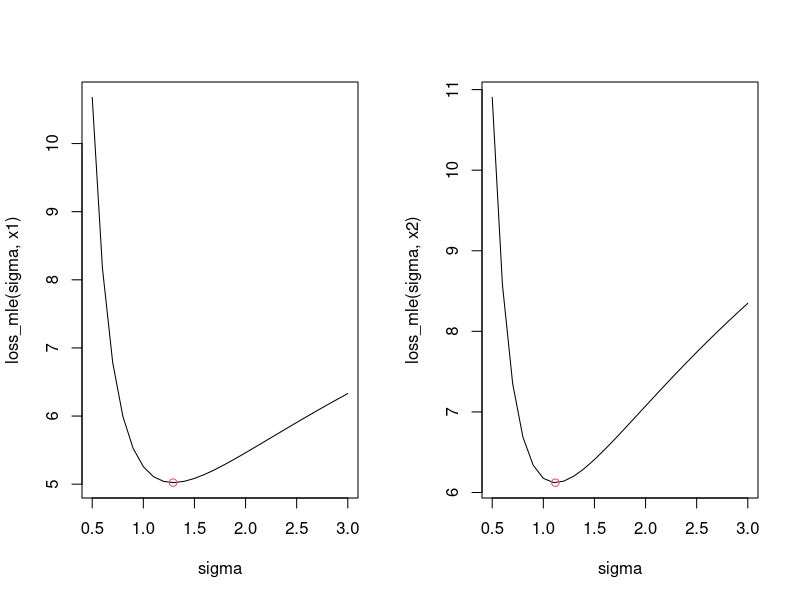
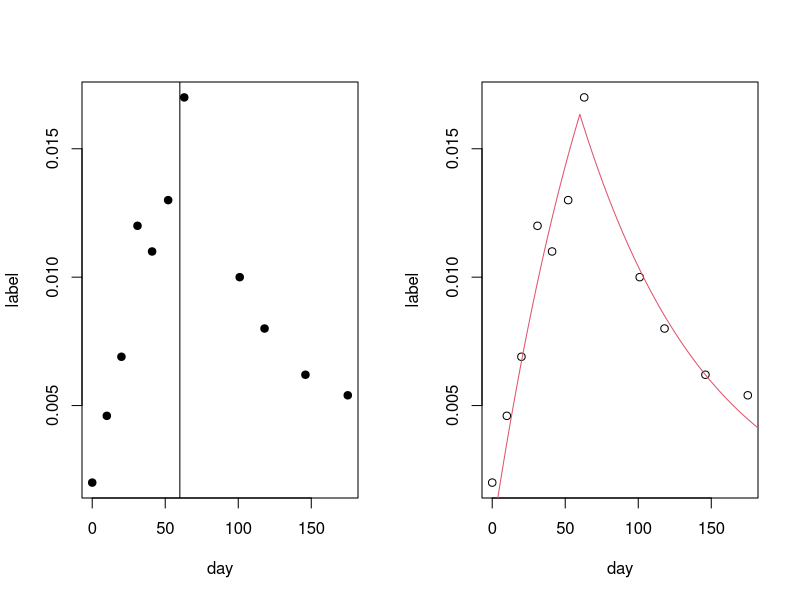
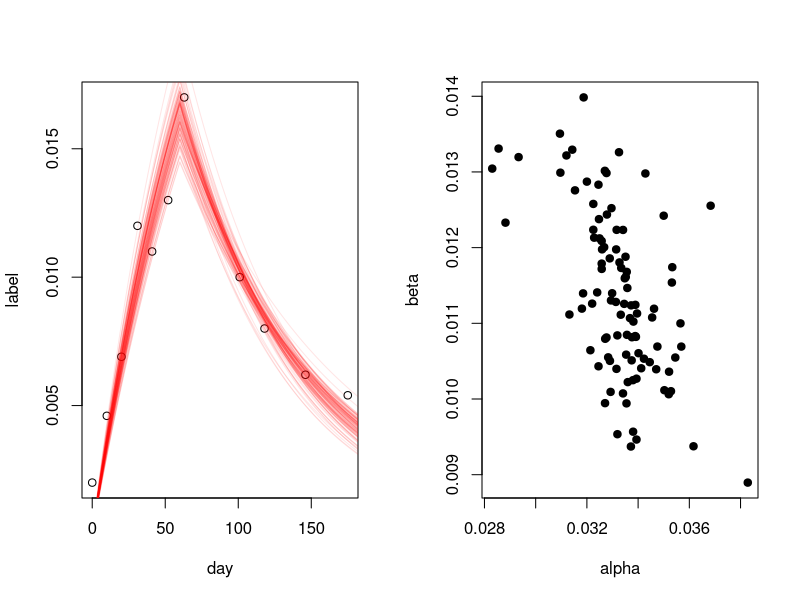
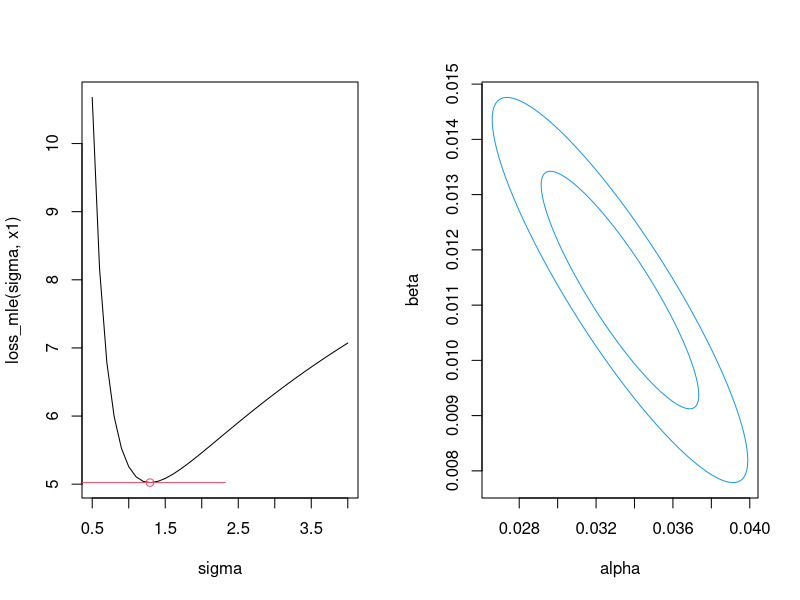
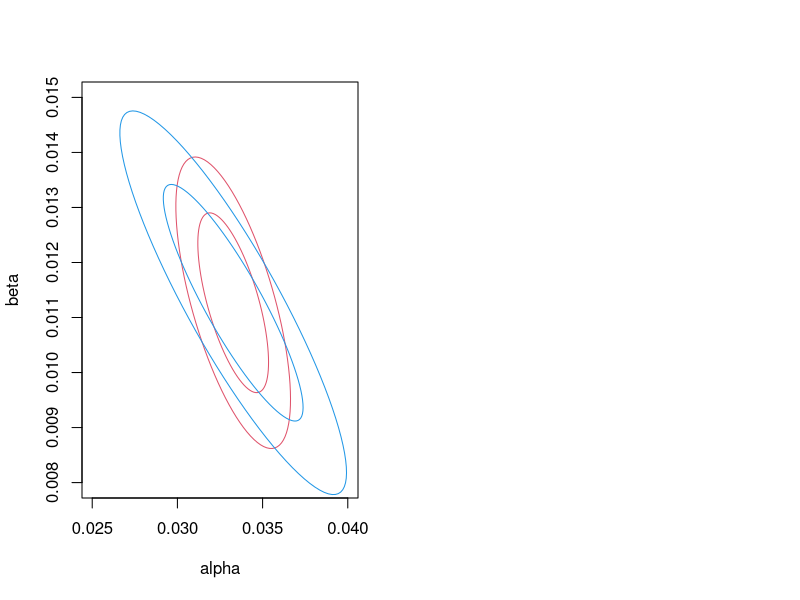

Write R code to recreate these figures, in order.
## ---- chunk 1
            knitr::knit_hooks$set(par = function(before, options, envir) {
  if (before && !is.null(options$par)) {
    par(options$par)
  }
})
knitr::opts_chunk$set(par = list(bty="l", pch=19))
            
## ---- chunk 2
x1 <- c(-2,0,1); x2 <- c(-2,0,0,1)
loss_mle <- Vectorize(function(sigma, x){
	sum( -dnorm( x, 0, sigma, log=TRUE ) )
}, "sigma")

fit1 <- nlm( function(sigma) loss_mle(sigma,x1), 1 )
fit2 <- nlm( function(sigma) loss_mle(sigma,x2), 1 )
## ---- chunk 3
par(mfrow=c(1,2))
sigma <- seq(0.5,3,by=.1)
plot( sigma, loss_mle(sigma,x1), type='l' )
points( fit1$e, fit1$m, col=2 )
plot( sigma, loss_mle(sigma,x2), type='l' )
points( fit2$e, fit2$m, col=2 )
## ---- chunk 4
day <- c(0, 10, 20, 31, 41, 52, 63, 101, 118, 146, 175)
label <- c(0.2, 0.46, 0.69, 1.2, 1.1, 1.3, 1.7, 1, 0.8, 0.62, 0.54)/100
n <- 11
plot( day, label, pch=19, type="p" ); abline( v=60 )
## ---- chunk 5
day <- c(0, 10, 20, 31, 41, 52, 63, 101, 118, 146, 175)
label <- c(.2,.46,.69, 1.2, 1.1, 1.3, 1.7, 1,.8, .62, .54)/100
n <- 11
## ---- chunk 6
model <- function(x, th=c(.015,.05), T=60 ){
   th[1]*(1-exp(-th[2]*pmin(x,T)))*
   		exp(-th[2]*(pmax(x,T)-T))
}
## ---- chunk 7
# Negative log-likelihood for use as loss
loss_nll <- function( x, y, th ){
  resid <- y-model( x, th ); sigma <- sd( resid )
  sum( - dnorm( resid, 0, sigma, log=TRUE ) )
}
## ---- chunk 8
# Fit model to data and plot the fit
loss_nll_bound <- function( th ) loss_nll( day, label, th )
ls_fit <- nlm( loss_nll_bound, c(.03, .01) ) 
plot( day, label, type="p" )
x <- seq(0,200); lines( x, model( x, ls_fit$estimate ), col=2 )
ls_fit$estimate
## ---- chunk 9
set.seed( 12 )
day <- c(0, 10, 20, 31, 41, 52, 63, 101, 118, 146, 175)
label <- c(0.2, 0.46, 0.69, 1.2, 1.1, 1.3, 1.7, 1, 0.8, 0.62, 0.54)/100
n <- 11

## Least-squares formulation of the model for optim
model <- function(x, th=c(.015,.05), T=60 ){
   th[1]*(1-exp(-th[2]*pmin(x,T)))*exp(-th[2]*(pmax(x,T)-T))
}

loss <- function( x, y, th ) mean( (y-model(x,th))^2 )
loss_bound <- function( x, y ){ function( th ) loss( x, y, th ) }
ls_fit <- function( x, y ) nlm( loss_bound( x, y ), c(.03, .01) )$estimate 
## ---- chunk 10
set.seed(42);
## In each bootstrap iteration,
ls_fit_bs <- function(){ 
	## We compute a sub-sample of the data ...
	i <- sample(n, replace=TRUE);  
	## ... refit the model to that sub-sample ...
	f <- ls_fit( day[i], label[i] ) 
	## ... draw the fitted model as a line on top
	## of the data so we get an idea of the variability ..
	lines( 1:200, model(1:200, f), col=rgb(1,0,0,.1) )
	## .. and return the fitted values for this sub-sample
	f
}
## ---- chunk 11
set.seed(42);
sample( 10, replace=TRUE )
## ---- chunk 12
## Plot the data
plot( day, label )

## Perform the bootstrap by calling the 
## function above 100 times
bs <- t(replicate(100,ls_fit_bs())) 
## ---- chunk 13
## Make another plot of the bootstrapped parameter 
## estimates
plot( bs, pch=19, xlab="alpha", ylab="beta")
## ---- chunk 14
## Determine a 95% confidence interval of cell lifetimes
## (=reciprocal of the 2nd parameter)
quantile( 1/bs[,2], prob=c(0.025,0.975) )
## ---- chunk 15
x1 <- c(-2,0,1)
loss_mle <- Vectorize(function(sigma, x){
	sum( -dnorm( x, 0, sigma, log=TRUE ) )
}, "sigma")
## ---- chunk 16
f <- nlm( function(sigma) loss_mle(sigma,x1), 1, hessian=TRUE )
f
## ---- chunk 17
Hm1 <- 1/(f$hessian)

sigma <- seq(0.5,4,by=.1)
plot( sigma, loss_mle(sigma,x1), type='l' )
points( f$e, f$m, col=2 )
segments( f$e-1.96*sqrt(Hm1), f$m, f$e+1.96*sqrt(Hm1), f$m, col=2 )
## ---- chunk 18
day <- c(0, 10, 20, 31, 41, 52, 63, 101, 118, 146, 175)
label <- c(0.2, 0.46, 0.69, 1.2, 1.1, 1.3, 1.7, 1, 0.8, 0.62, 0.54)/100
n <- 11

## Least-squares formulation of the model for optim
model <- function(x, th=c(.015,.05), T=60 ){
   th[1]*(1-exp(-th[2]*pmin(x,T)))*exp(-th[2]*(pmax(x,T)-T))
}

## MLE for normally distributed errors
loss_mle <- function( x, y, th ){
  resid <- y-model(x, th)
  sigma <- sd(resid)
  sum( - dnorm( resid, 0, sigma, log=TRUE ) )
}
loss_mle_bound <- function( x, y ) function( th ) loss_mle( x, y, th )
## ---- chunk 19
fit <- nlm( loss_mle_bound( day, label ), c(.03,.01), hessian=TRUE )
fit
## ---- chunk 20
Hm1 <- solve(fit$hessian)
Hm1
## ---- chunk 21
twosd <- 1.96*sqrt(Hm1[2,2])
1/(fit$estimate[2]+c(1,0,-1)*twosd)
## ---- chunk 22
# 2D ellipse (~95% confidence)
plot(ellipse::ellipse(Hm1, centre=fit$estimate, level=.95), col=4, type='l',
   xlab="alpha", ylab="beta")
# 1SD ellipse (~68% confidence)
lines(ellipse::ellipse(Hm1, centre=fit$estimate, level=.68), col=4)

## ---- chunk 23
day <- c(0, 10, 20, 31, 41, 52, 63, 101, 118, 146, 175)
label <- c(0.2, 0.46, 0.69, 1.2, 1.1, 1.3, 1.7, 1, 0.8, 0.62, 0.54)/100
n <- 11

## Model function, like before
model <- function(x, th, T=60 ){
   th[1]*(1-exp(-th[2]*pmin(x,T)))*exp(-th[2]*(pmax(x,T)-T))
}

## Component-wise "estimating function"
loss_ls_i <- function( x, y,  th ){
    (y-model( x, th ))^2
}

## Sum over estimating functions = loss function to minimize
loss_ls <- function( x, y, th ){
    sum( loss_ls_i( x, y, th ) )
}

## Compute empirical minimum
loss_ls_bound <- function( x, y ) function( th ) loss_ls( x, y, th )
fit <- nlm( loss_ls_bound( day, label ), c(.01, .01), hessian=TRUE ) 
## ---- chunk 24
# Numerical derivative of the loss function
scores <- numDeriv::jacobian( function(th) loss_ls_i( day, label, th ), fit$estimate )


bread <- - solve( fit$hessian  )
meat <- crossprod( scores ) 


vcov_sandwich <- bread %*% meat %*% bread
twosd <- 2*sqrt(vcov_sandwich[2,2])
1/(fit$estimate[2]+c(1,0,-1)*twosd)
## ---- chunk 25
fit
## ---- chunk 26
meat
## ---- chunk 27
scores
## ---- chunk 28
colSums(scores)
## ---- chunk 29
t(scores) %*% scores
## ---- chunk 30
crossprod( scores )
## ---- chunk 31
vcov_sandwich
## ---- chunk 32
Hm1
## ---- chunk 33
plot(ellipse::ellipse(vcov_sandwich, centre=fit$estimate, level=.95), col=2, 
  type='l', xlab="alpha", ylab="beta", xlim=c(0.025, 0.04), ylim=c(0.008,0.015))
lines(ellipse::ellipse(vcov_sandwich, centre=fit$estimate, level=.68), col=2)
lines(ellipse::ellipse(Hm1, centre=fit$estimate, level=.68), col=4)
lines(ellipse::ellipse(Hm1, centre=fit$estimate, level=.95), col=4)
